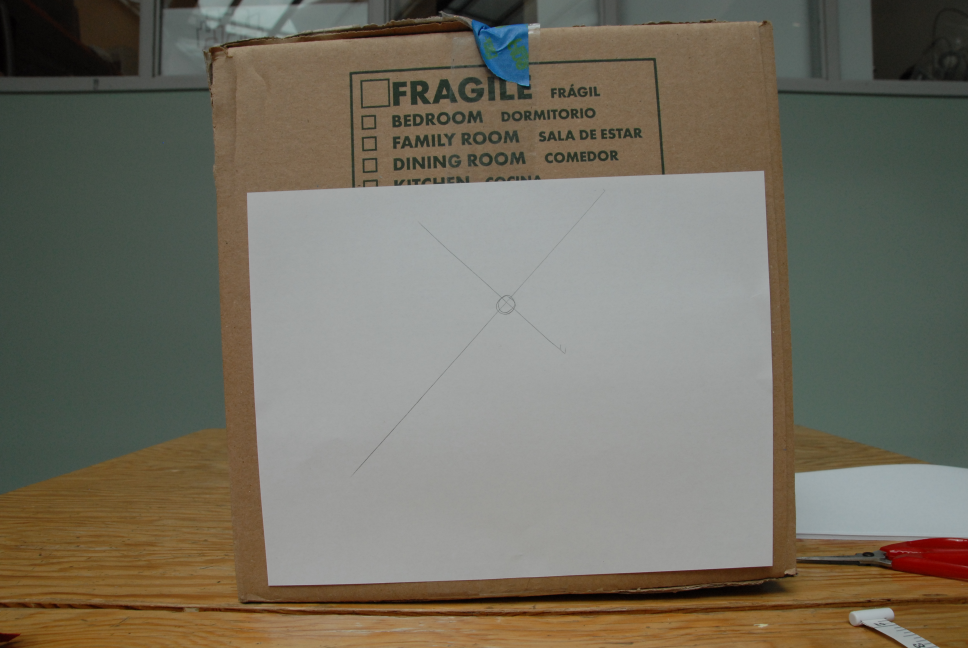
%> input picture pictures/DSC_0243.jpg, 3872 x 2592 px (shown at 1/4 size)
$ octave homography.m   (GNU Octave 9; MATLAB toolbox functions it lacks are replaced by stand-ins)
%> lines starting %> are read from the running program, lines starting %| are printed output that depends on the picture
%% load images
calibration_image = imread('pictures/DSC_0243.jpg');
pinhole_image = imread('pictures/DSC_0210.jpg');
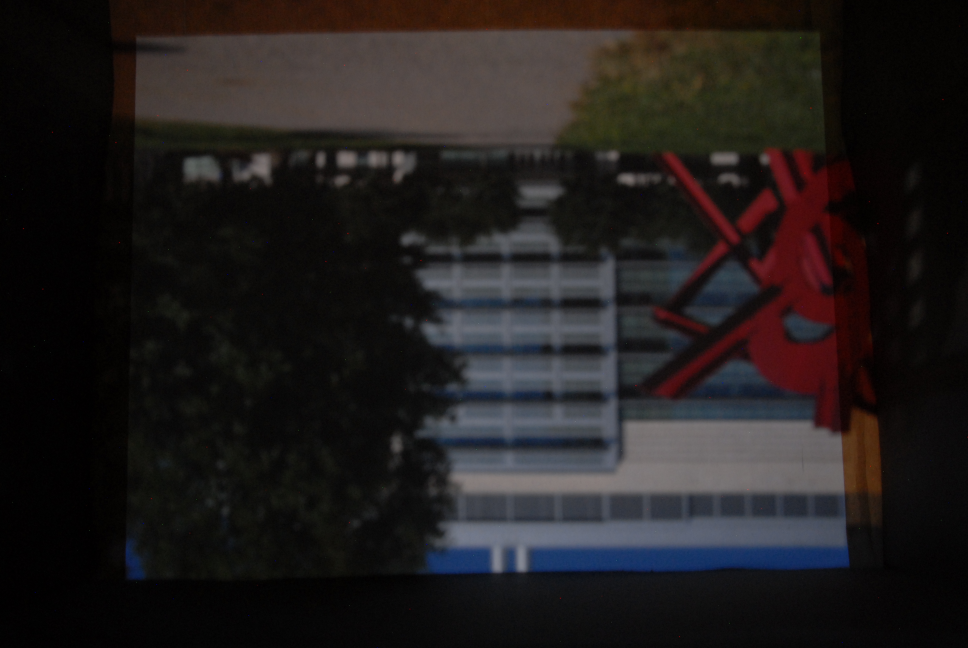
%> input picture pictures/DSC_0210.jpg, 3872 x 2592 px (shown at 1/4 size)
pinhole_image2 = imread('pictures/DSC_0191.jpg');
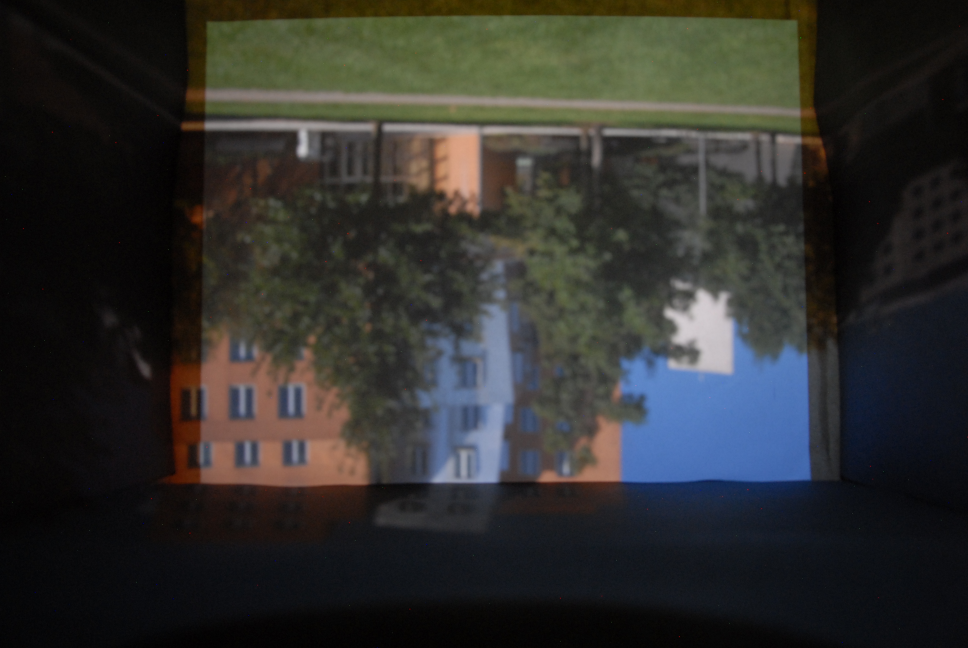
%> input picture pictures/DSC_0191.JPG, 3872 x 2592 px (shown at 1/4 size)
phone_image = imread('pictures/phone_statue.JPG');
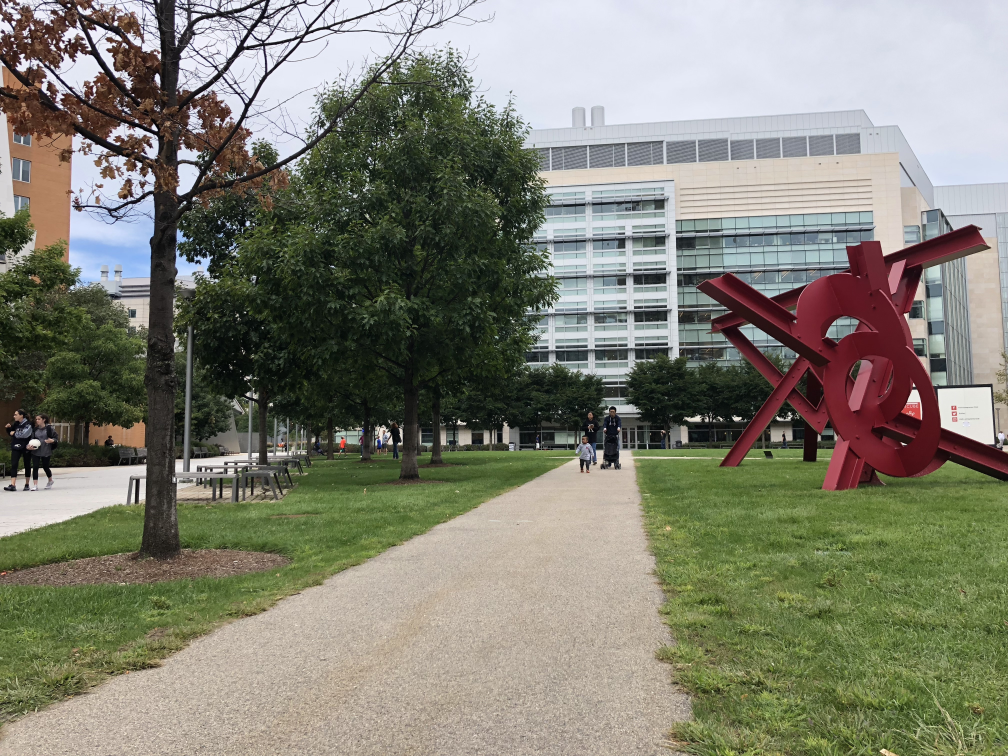
%> input picture pictures/phone_statue.JPG, 4032 x 3024 px (shown at 1/4 size)
%% initialized coordinates

% [10 lines of commented-out code are left out]

b1 = [996,778];
b2 = [3046,693];
b3 = [1080, 2322];
b4 = [3070,2249];

% coordinates for image 1
a3 = [525, 139];
a4 = [3275, 126];
a1 = [501, 2310];
a2 = [3396, 2261];

% coordinates for image 2
a_3 = [834, 90];
a_4 = [3178, 75];
a_1 = [806, 1930];
a_2 = [3234, 1926];

%%  perform calibration with horizontal flip on pinhole_image

H= calculate_homography(a1,b1,a2,b2,a3,b3,a4,b4);
%> the run ends on the next line
calibrated_image = imwarp(pinhole_image, affine2d(H));
% [31 lines not run here, left out]
function H_inv = calculate_homography(a1,b1,a2,b2,a3,b3,a4,b4)
% input: coordinates of corresponding points
% a (pinhole image) and b (calibration image) (preferably the corners of the white paper)
% returns h: entries for transformation matrix in vector form

% transfer points from image A into x,y coordinates (as used in matrix A)
    x_1 = a1(1);
    y_1 = a1(2);
    x_2 = a2(1);
    y_2 = a2(2);
    x_3 = a3(1);
    y_3 = a3(2);
    x_4 = a4(1);
    y_4 = a4(2);


    % transfer points from image b into x0,y0 coordinates (as used in matrix A)
    x0_1 = b1(1);
    y0_1 = b1(2);
    x0_2 = b2(1);
    y0_2 = b2(2);
    x0_3 = b3(1);
    y0_3 = b3(2);
    x0_4 = b4(1);
    y0_4 = b4(2);

    % define matrix A (A*h = 0)
    A = [-x_1,-y_1,-1,0,0,0,x_1*x0_1, y_1*x0_1, x0_1;
    0,0,0,-x_1,-y_1,-1,x_1*y0_1, y_1*y0_1, y0_1;
    -x_2,-y_2,-1,0,0,0,x_2*x0_2, y_2*x0_2, x0_2;
    0,0,0,-x_2,-y_2,-1,x_2*y0_2, y_2*y0_2, y0_2;
    -x_3,-y_3,-1,0,0,0,x_3*x0_3, y_3*x0_3, x0_3;
    0,0,0,-x_3,-y_3,-1,x_3*y0_3, y_3*y0_3, y0_3;
    -x_4,-y_4,-1,0,0,0,x_4*x0_4, y_4*x0_4, x0_4;
    0,0,0,-x_4,-y_4,-1,x_4*y0_4, y_4*y0_4, y0_4];


    % singular value decomposition of A
%   h will be the eigenvec with the smallest sigma
%   the singular vector that corresponds to sigma_min is the last column of
%   V
%     [U,S,V] = svd(A);
%     h = V(:,8);


    % alternative way: solve linear system (add another row (0 0 0 0 0 0 0 0 1) to A and solve for A*h = b)
  A(9,:) = [0 0 0 0 0 0 0 0 1]
  b = zeros(9,1);
  b(9,1) = 1;

  h = A\b

    H = [h(1:3,1)';h(4:6,1)';h(7:9,1)'];
    H_inv = H';
    H_inv = H_inv./H_inv(3,3); % normalize such that H(3,3) = 1
    % we have to set make sure that H(1,3) and H(2,3) are exactly zero otherwise H cannot be converted into an affine2d object
    % (it would be preferred if this step would not be necessary)
    H_inv(:,3) = round(H_inv(:,3));

end
